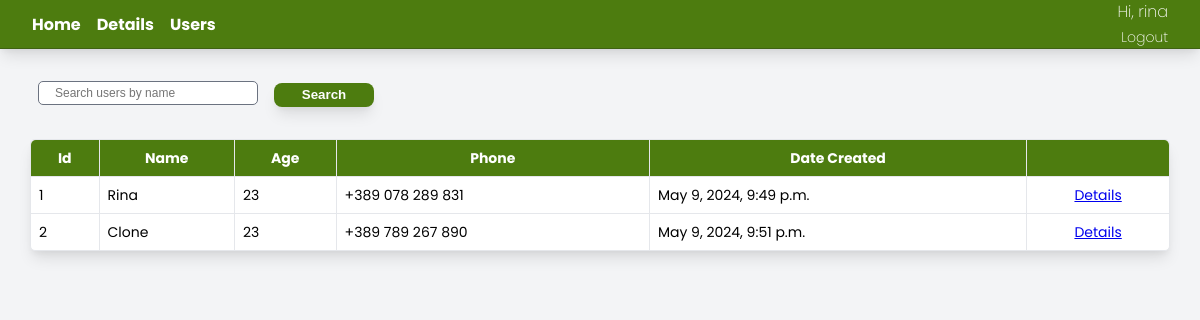
The app's page /users/ (signed in), older data.
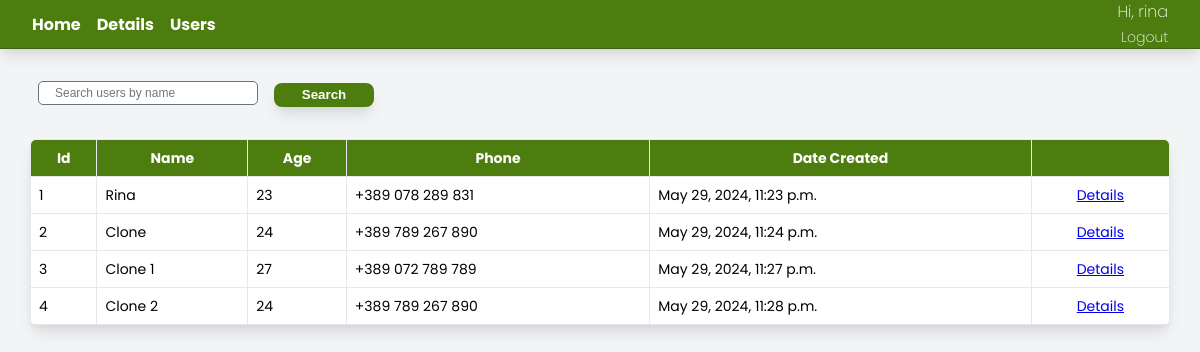
The same page, newer data.
### tracker/models.py (models this page shows, shortened)
class UserProfile(models.Model):
    user = models.OneToOneField(AuthUser, null=True, on_delete=models.CASCADE)
    name = models.CharField(max_length=200, null=True)
    age = models.IntegerField(null=True)
    phone = models.CharField(max_length=200, null=True)
    date_created = models.DateTimeField(auto_now_add=True, null=True)

### tracker/decorators.py (the view)
    def wrapper_func(request, *args, **kwargs):
        group = None
        if request.user.groups.exists():
            group = request.user.groups.all()[0].name
        if group == 'gym_user':
            return redirect('user')
        else:
            return view_func(request, *args, **kwargs)

### tracker/views.py (called while the page is built)
@login_required(login_url='login')
@admin_only
def users(request):
    query = request.GET.get('query', '')
    if query:
        users = UserProfile.objects.filter(Q(name__icontains=query))
    else:
        users = UserProfile.objects.all()
    return render(request, 'tracker/users.html', {'users': users})

### tracker/templates/tracker/users.html
{% extends 'tracker/base.html' %}
{% block content %}
<div class="stats-conatiner">
    <div style="margin: 2rem; padding-left: 0.5%">
        <form method="get" action="">
            <div style="display: flex; gap: 1rem;">
                <input style="border-radius: 5px" type="text" name="query" placeholder="Search users by name"
                       value="{{ request.GET.query }}">
                <div style="width: 100px">
                    <button class="stats-card-layout-workout-button" type="submit">Search</button>
                </div>
            </div>
        </form>
    </div>
    <div class="stats-table-container" style="border: none; margin:  5rem auto; margin-top: 1rem; width: 95%">
        <table class="stats-table">
            <thead class="stats-header">
            <tr>
                <th class="table-cell">Id</th>
                <th class="table-cell">Name</th>
                <th class="table-cell">Age</th>
                <th class="table-cell">Phone</th>
                <th class="table-cell">Date Created</th>
                <th class="table-cell"></th>
            </tr>
            </thead>
            <tbody>
            {% for user in users %}
            <tr>
                <td class="table-cell">{{ user.id }}</td>
                <td class="table-cell">{{ user.name }}</td>
                <td class="table-cell">{{ user.age }}</td>
                <td class="table-cell">{{ user.phone }}</td>
                <td class="table-cell">{{ user.date_created }}</td>
                <td class="table-cell"><a href="{% url 'user_details' user.id %}" style="display: flex; place-content: center">Details</a>
                </td>
            </tr>
            {% endfor %}
            </tbody>
        </table>
    </div>
</div>
{% endblock %}

### tracker/templates/tracker/base.html (shortened to what this page needs)
<!DOCTYPE html>
{% load static %}
<html>
<head>
    <link rel="stylesheet" href="{% static 'tracker/styles.css' %}" type="text/css">
</head>
<body style="background-color: #F3F4F6;">
<div class="container">
    {% include 'tracker/navbar.html' %}
    {% block content %}
    {% endblock %}
</div>
</body>
</html>

### tracker/templates/tracker/navbar.html
<div class="navbar">
    <div class="nav-items-container">
        <span><a class="nav-items" style="text-decoration: none;"
                 href="{% url 'home' %}">Home</a></span>
        <span><a class="nav-items" style="text-decoration: none;"
                 href="{% url 'user_details' request.user.id %}">Details</a></span>
        {% if request.user.is_staff %}
        <span><a class="nav-items" style="text-decoration: none" href="{% url 'users' %}">Users</a></span>
        {% endif %}
    </div>
    <div class="user-details-container">
        <span style="font-weight: 200">Hi, {{ request.user }}</span>
        <span><a class="nav-items"
                 style="text-decoration: none; font-size: 0.875rem; line-height: 1.25rem; font-weight: 200"
                 href="{% url 'logout' %}">Logout</a></span>
    </div>
</div>

### tracker/static/tracker/styles.css (style rules this page uses)
body { padding: 0; margin: 0; font-family: 'Poppins', sans-serif; }
input { border-radius: 5px; }
.navbar { display: flex; flex-direction: row; justify-content: space-between; align-items: center; gap: 0.5rem; width: 100%; height: 3rem; border-bottom: 1px solid rgb(63 98 18); background-color: rgb(77 124 15); box-shadow: 0 10px 15px -3px rgba(0, 0, 0, 0.1), 0 4px 6px -2px rgba(0, 0, 0, 0.05); font-weight: 700; color: #ffffff; }
.nav-items-container { display: flex; gap: 1rem; padding: 2rem; }
.user-details-container { display: flex; flex-direction: column; align-items: flex-end; padding: 2rem; }
.nav-items { text-decoration: none !important; border-radius: 0.25rem; cursor: pointer; color: #ffffff; }
.table-cell { border-bottom: 1px solid #E5E7EB; border-right: 1px solid #E5E7EB; padding: 0.5rem; font-size: 0.875rem; line-height: 1.25rem; }
table tr:last-child td { border-bottom: none; }
table tr td:last-child, table tr th:last-child { border-right: none; border-top-right-radius: 0.3rem; }
table tr td:first-child, table tr th:first-child { border-top-left-radius: 0.3rem; }
.stats-card-layout-workout-button { width: 100%; height: 1.5rem; background-color: rgb(77 124 15); border: none; border-radius: 0.5rem; box-shadow: 0 10px 15px -3px rgba(0, 0, 0, 0.1), 0 4px 6px -2px rgba(0, 0, 0, 0.05); font-weight: 600; color: #ffffff; cursor: pointer; }
.stats-table-container { width: 100%; border-radius: 0.125rem; border: 1px solid #9CA3AF; }
.stats-table { width: 100%; background-color: white; border: 1px solid #E5E7EB; border-radius: 0.3rem; border-spacing: 0; box-shadow: 0 10px 15px -3px rgba(0, 0, 0, 0.1), 0 4px 6px -2px rgba(0, 0, 0, 0.05); overflow-y: auto; }
.stats-header { background-color: rgb(77 124 15); color: #ffffff; padding: 0; }
input, select { border: 1px solid #6B7280; font-size: 0.75rem; line-height: 1rem; color: #111827; height: 20px; padding-left: 1rem; border-radius: 0.2rem; width: 200px; background-color: white; }

Row changes from the older to the newer data that the page shows:
changed UserProfile "Rina": date_created "May 9, 2024, 9:49 p.m." → "May 29, 2024, 11:23 p.m."
changed UserProfile "Clone": age "23" → "24"; date_created "May 9, 2024, 9:51 p.m." → "May 29, 2024, 11:24 p.m."
added UserProfile: id "3", name "Clone 1", age "27", phone "+389 072 789 789", date_created "May 29, 2024, 11:27 p.m."
added UserProfile: id "4", name "Clone 2", age "24", phone "+389 789 267 890", date_created "May 29, 2024, 11:28 p.m."
